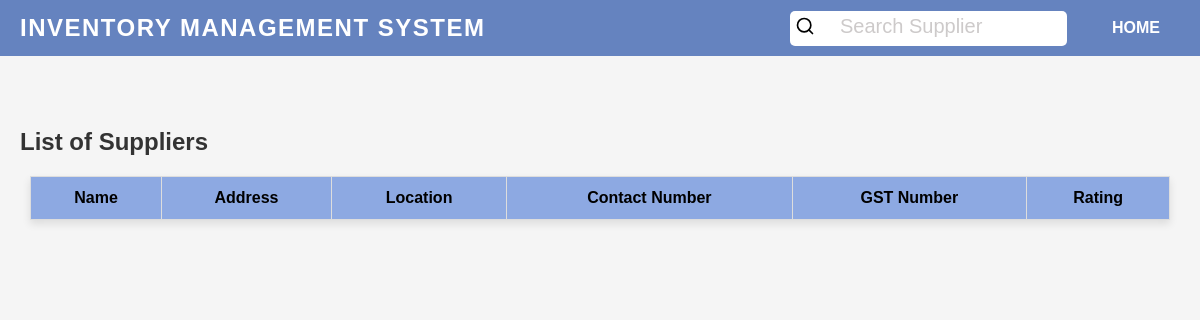
The page /supplier-name/ on the database as committed earlier.
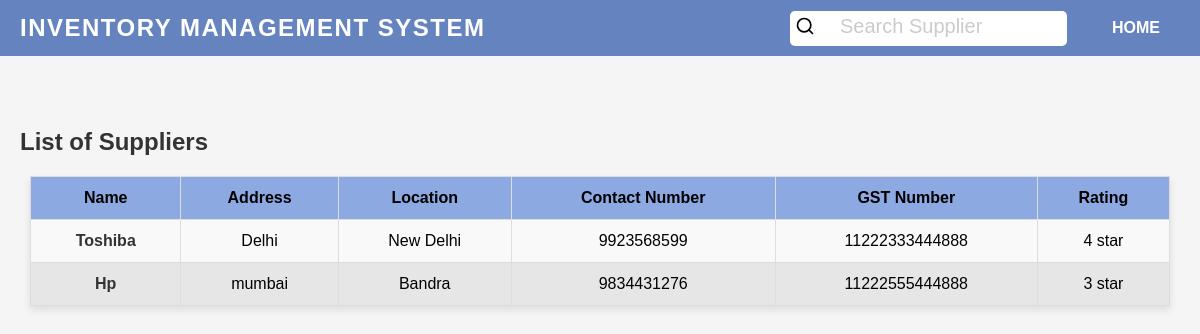
The same page on the database as committed later.
### inventory/models.py (models this page shows, shortened)
class Supplier(models.Model):
    name = models.CharField(max_length=50)
    address = models.TextField(max_length=150)
    location = models.CharField(max_length=100)
    contact = models.BigIntegerField()
    stock_product_id = models.ForeignKey(Stock, on_delete=models.SET_NULL, null=True)
    stock_name = models.CharField(max_length=100)
    gst_no = models.CharField(max_length=20)
    rating = models.CharField(
        max_length=30,
        choices=[
            ('1 star', '1 star'),
            ('2 star', '2 star'),
            ('3 star', '3 star'),
            ('4 star', '4 star'),
            ('5 star', '5 star'),
        ],
        default='1 star',
    )
    class Meta:
        db_table="supplier_master"

### inventory/views.py (the view)
# urls.py: path('supplier-name/', list_of_supplier),
def list_of_supplier(request):
    query = request.GET.get('search')
    if query:
        suppliers = Supplier.objects.filter(name__icontains=query)
    else:
        suppliers = Supplier.objects.all()
    return render(request, template_name="supplier_list.html", context={'suppliers': suppliers})

### inventory/templates/supplier_list.html (shortened to what this page needs)
{% load static %}
<!DOCTYPE html>
<html lang="en">
<head>
</head>
<body>
    <nav>
        <div class="logo">
            <p>inventory management system</p>
        </div>
        <ul>
            <li class="search-bar">
                <form method="GET" action="{% url 'list_of_supplier' %}">
                    <div class="search-icon" onclick="document.getElementById('search').focus()">
                        <svg xmlns="http://www.w3.org/2000/svg" viewBox="0 0 24 24" fill="none" stroke="currentColor"
                            stroke-width="2" stroke-linecap="round" stroke-linejoin="round">
                            <circle cx="11" cy="11" r="8" />
                            <line x1="21" y1="21" x2="16.65" y2="16.65" />
                        </svg>
                    </div>
                    <input type="text" id="search" name="search" placeholder="Search Supplier">
                </form>
            </li>
            <li class="home-button"><a href="/home/">Home</a></li>
        </ul>
    </nav><br>
    <h2>List of Suppliers</h2>
    <div id="search-results">
        <table>
            <thead>
                <tr>
                    <th>Name</th>
                    <th>Address</th>
                    <th>Location</th>
                    <th>Contact Number</th>
                    <th>GST Number</th>
                    <th>Rating</th>
                </tr>
            </thead>
            <tbody>
                {% for supplier in suppliers %}
                <tr>
                    <td><a href="{% url 'supplier_detail' supplier.id %}">{{ supplier.name }}</a></td>
                    <td>{{ supplier.address }}</td>
                    <td>{{ supplier.location }}</td>
                    <td>{{ supplier.contact }}</td>
                    <td>{{ supplier.gst_no }}</td>
                    <td>{{ supplier.rating }}</td>
                </tr>
                {% endfor %}
            </tbody>
        </table>
    </div>
</body>
</html>

Rows that differ between the two databases and show on the page:
added Supplier: name "Toshiba", address "Delhi", location "New Delhi", contact "9923568599", gst_no "11222333444888", rating "4 star"
added Supplier: name "Hp", address "mumbai", location "Bandra", contact "9834431276", gst_no "11222555444888", rating "3 star"
